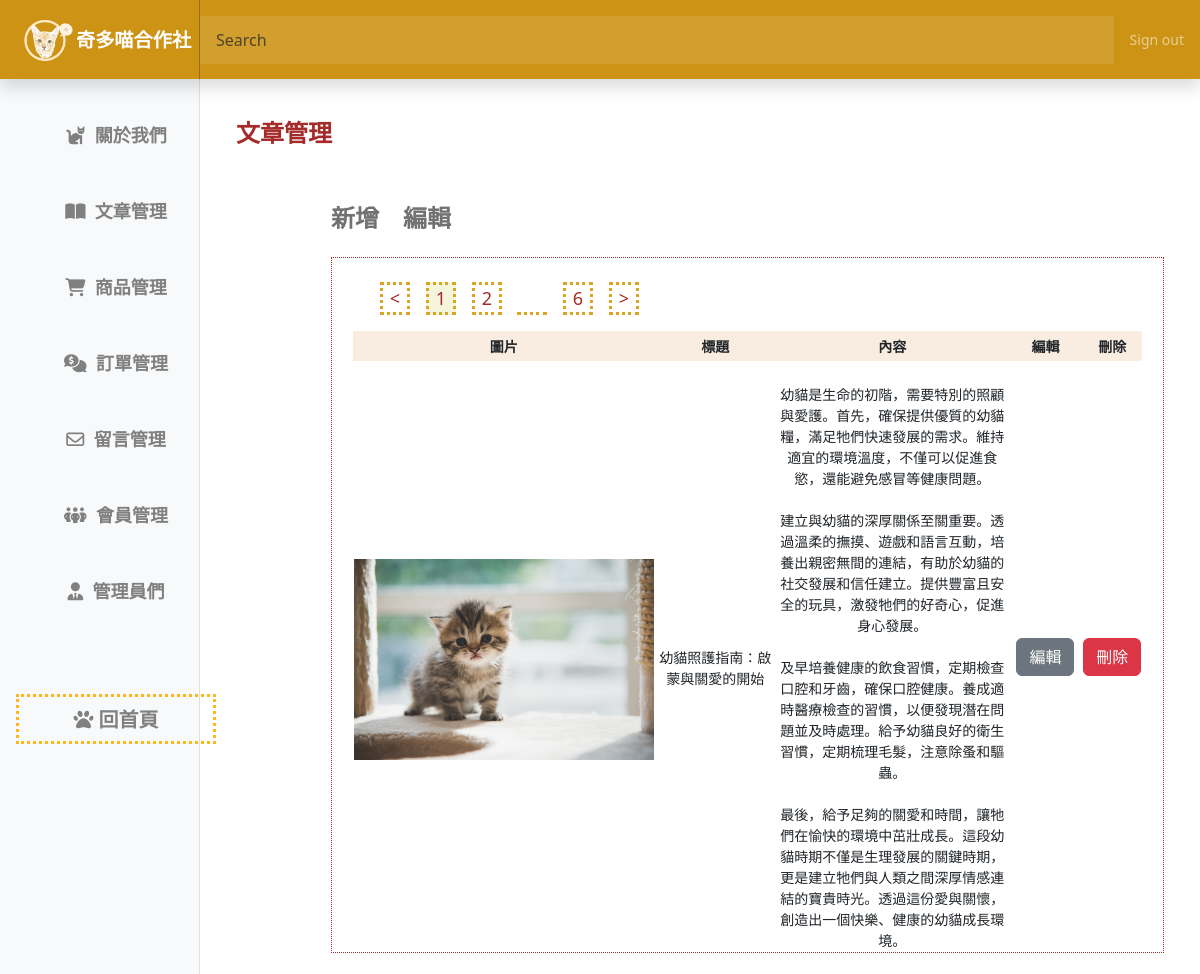
The app's page /online_store/back/articles_edit.php with its own data.
### tables this page shows
CREATE TABLE `articles` (
  `id` int(10) UNSIGNED NOT NULL,
  `title` text NOT NULL,
  `content` text NOT NULL,
  `img` text NOT NULL,
  `time` int(11) NOT NULL
);

### online_store/api/db.php (called while the page is built, shortened)
<?php
class db
{
    protected $dsn = "mysql:host=localhost;charset=utf8;dbname=member";
    protected $pdo;
    protected $table;
    public function __construct($table)
    {
        $this->table = $table;
        $this->pdo = new PDO($this->dsn, 'root', '');
    }
    function all($id = '', $other = '')
    {
        $sql = "select * from `$this->table` ";
        if (isset($this->table) && !empty($this->table)) {
            if (is_array($id)) {
                if (!empty($id)) {
                    $tmp = $this->a2s($id);
                    $sql .= " where " . join(" && ", $tmp);
                }
            } else {
                $sql .= " $id";
            }
            $sql .= $other;
            $rows = $this->pdo->query($sql)->fetchAll(PDO::FETCH_ASSOC);
            return $rows;
        } else {
            echo "錯誤:沒有指定的資料表名稱";
        }
    }
}
$Article=new DB('articles');

### online_store/back/articles_edit.php (the view, shortened to what this page needs)
<?php
include_once "../api/db.php"
?>
<!doctype html>
<html lang="en">
<head>
  <link rel="stylesheet" href="https://cdnjs.cloudflare.com/ajax/libs/font-awesome/6.4.2/css/all.min.css" />
  <link href="https://cdn.jsdelivr.net/npm/bootstrap@5.3.2/dist/css/bootstrap.min.css" rel="stylesheet">
  <link href="../css/back.css" rel="stylesheet">
</head>
<body>
  <header class="navbar navbar-dark sticky-top bg-dark flex-md-nowrap p-0 shadow">
    <a class="navbar-brand col-md-3 col-lg-2 me-0 px-3" href="../back.php"><img src="../img/logo1.png" width="60px" alt="">
      <h3 style="font-weight:bold">奇多喵合作社</h3>
    </a>
    <input class="form-control form-control-dark w-90" type="text" placeholder="Search" aria-label="Search">
    <div class="navbar-nav">
      <div class="nav-item text-nowrap">
        <a class="nav-link px-3" href="../api/logout.php">Sign out</a>
      </div>
    </div>
  </header>
  <div class="container-fluid">
    <div class="row">
      <?php
      include_once "../inc/back_nav.php"
      ?>
      <main class="col-md-9 ms-sm-auto col-lg-10 px-md-4">
        <div class="container-fluid mt-3 ">
          <h2 class="title">文章管理</h2>
          <div class="d-flex">
<a href="./articles.php?do=articles&add"><h4 class="mt-5 color-gray ms-95 mb-4 ">新增</h4></a>
<?php
if (isset($_GET['edit']) || isset($_GET['p'])) {
  echo '<a href="./articles.php?do=articles&add"><h4 class="mt-5 color-blue ms-4 mb-4 ">編輯</h4></a>';
} else {
  echo '<a href="./articles.php?do=articles&edit"><h4 class="mt-5 color-gray ms-4 mb-4 ">編輯</h4></a>';
}
            ?>
          </div>
          <div class="dotted-border ms-95">
          <?php
                $total = count($Article->all());
                $div = 1;
                $pages = ceil($total / $div);
                $now = $_GET['p'] ?? 1;
                $start = ($now - 1) * $div;
                $rows = $Article->all('', " limit $start,$div");
          echo "<div class='d-flex mt-4 me-1'>";
          $firstPage = ($now - 1 != 0) ? ($now - 1) : 1;
          echo "<a href='?do=articles&p=$firstPage'><div class='pages ms-5'> <</div> </a>";
          for ($i = 1; $i <= $pages; $i++) {
            $currentPage  = ($now == $i) ? 'currentPage' : 'pages';
            $hidden  = ($i !=$now) ? 'hidden' : '';
            $show  = ($i==$now+1 || $i==$now-1) ? 'show' : '';
            $show2  = ($i ==$now+2 && $now+2==$pages) ? 'show' : '';
            echo "<a href='?do=articles&p=$i'><div class='$currentPage $hidden $show $show2 ms-3'> $i</div> </a>";
          }
          $lastPage = ($pages ==$now) ? $now : ($now + 1);
          $hiddenLastPage= ($now ==$pages-1||$now ==$pages||$now ==$pages-2) ? 'hidden' : '';
          echo "<div class='dotted-line $hiddenLastPage'></div>";
          echo "<a href='?do=articles&p=$pages'><div class='pages  $currentPage $hiddenLastPage ms-3'> $pages</div> </a>";
          echo "<a href='?do=articles&p=$lastPage'><div class='pages ms-3'> ></div> </a>";
                echo "</div>";
                foreach ($rows as $row) {
?>
            <table class="mt-3 w-95" >
              <tr>
<?php
                  echo '<tr class="th-update text-center" style="height:30px">
            <th style="width:30%;background-color:#f8ede0">圖片</th>
            <th style="width:20% ;background-color:#f8ede0">標題</th>
            <th style="width:40% ;background-color:#f8ede0">內容</th>
            <th style="width:10%;background-color:#f8ede0">編輯</th>
            <th style="width:10%;background-color:#f8ede0">刪除</th>
          </tr>';
                    echo '<tr>';
                    echo "<td style='padding-top:23px'><img src='../img/{$row['img']}' width='300px' class='mb-3'></td>";
                    echo "<td style='padding-top:23px'>{$row['title']}</td>";
                    echo "<td style='padding-top:23px'>{$row['content']}</td>";
                    echo "<td><a href='article_editing.php?do=articles&edit&id={$row['id']}&p={$now}'><input class='btn btn-secondary mt-5 mb-5' type='button' value='編輯'></a></td>";
                    echo "<td><a href='../api/back_del_article.php?id={$row['id']}&time={$row['time']}'><input class='btn btn-danger mt-5 mb-5' type='button' value='刪除'></a></td>";
                  echo '</table>';
                ?>
                <?php
                }
          ?>
        </div>
    </div>
  </div>
  </div>
</body>
</html>

### online_store/css/back.css (style rules this page uses)
body { font-size: .875rem; }
.navbar { background-color: #cd9315 !important }
.navbar-brand { padding-top: .75rem; padding-bottom: .75rem; font-size: 1rem; background-color: #cd9315; box-shadow: inset -1px 0 0 rgba(0, 0, 0, .25); display: flex; }
.navbar-brand>h3 { font-size: larger; margin: auto; }
.navbar .form-control { padding: .75rem 1rem; border-width: 0; border-radius: 0; }
.form-control-dark { color: #fff; background-color: rgba(255, 255, 255, .1); border-color: rgba(255, 255, 255, .1); }
.w-90 { width: 78%; }
.title { font-size: x-large; font-weight: bold; margin-top: 40px; color: brown; }
form>h4,.color-gray { font-weight: bold; color: #727272; }

### online_store/back/articles_edit.php (style rules this page uses)
.dotted-line { font-size: larger; padding-top:10px; margin-left:15px; border-bottom: 3px dotted goldenrod; width:30px }
.hidden { display: none; }
.ms-95 { margin-left: 95px; }
.dotted-border { border: 1px dotted brown; }
a { text-decoration: none; }
.w-95 { width: 95%; text-align: center; margin: auto; }
.pages { margin-left:30px; font-size: large; border:3px dotted goldenrod; color:brown; text-decoration: none; width:30px; text-align: center; }
.currentPage { background-color: beige; margin-left:30px; font-size: large; border:3px dotted goldenrod; color:brown; text-decoration: none; width:30px; text-align: center; }
a { text-decoration: none; color:brown; }
.show { display: block !important; }

### records on screen
articles: img (picture), title "幼貓照護指南：啟蒙與關愛的開始", content "幼貓是生命的初階，需要特別的照顧與愛護。首先，確保提供優質的幼貓糧，滿足牠們快速發展的需求。維持適宜的環境溫度，不僅可以促進食慾，還能避免感冒等健康問題。 建立與幼貓的深厚關係至關重要。透過溫柔的撫摸、遊戲和語言互動，培養出親密無間的連結，有助於幼貓的社交發展和信任建立。提供豐富且安全的玩具，激發牠們的好奇心，促進身心發展。 及早培養健康的飲食習慣，定期檢查口腔和牙齒，確保口腔健康。養成適時醫療檢查的習慣，以便發現潛在問題並及時處理。給予幼貓良好的衛生習慣，定期梳理毛髮，注意除蚤和驅蟲。 最後，給予足夠的關愛和時間，讓牠們在愉快的環境中茁壯成長。這段幼貓時期不僅是生理發展的關鍵時期，更是建立牠們與人類之間深厚情感連結的寶貴時光。透過這份愛與關懷，創造出一個快樂、健康的幼貓成長環境。"

### other values on screen
$pages "6"
